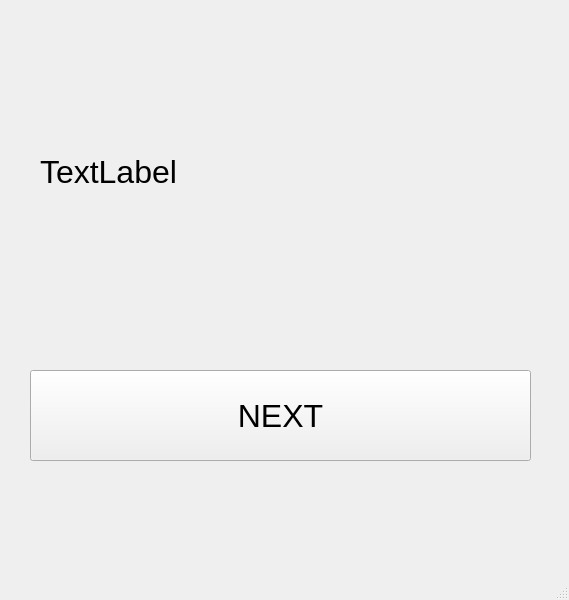
<?xml version="1.0" encoding="UTF-8"?>
<ui version="4.0">
 <class>H</class>
 <widget class="QMainWindow" name="H">
  <property name="geometry">
   <rect>
    <x>0</x>
    <y>0</y>
    <width>569</width>
    <height>600</height>
   </rect>
  </property>
  <property name="windowTitle">
   <string>HSK VOCABULARY</string>
  </property>
  <widget class="QWidget" name="centralwidget">
   <widget class="QPushButton" name="pushButton">
    <property name="geometry">
     <rect>
      <x>30</x>
      <y>370</y>
      <width>501</width>
      <height>91</height>
     </rect>
    </property>
    <property name="font">
     <font>
      <pointsize>24</pointsize>
     </font>
    </property>
    <property name="text">
     <string>NEXT</string>
    </property>
   </widget>
   <widget class="QLabel" name="label">
    <property name="geometry">
     <rect>
      <x>40</x>
      <y>36</y>
      <width>481</width>
      <height>271</height>
     </rect>
    </property>
    <property name="font">
     <font>
      <pointsize>24</pointsize>
     </font>
    </property>
    <property name="text">
     <string>TextLabel</string>
    </property>
   </widget>
  </widget>
  <widget class="QMenuBar" name="menubar">
   <property name="geometry">
    <rect>
     <x>0</x>
     <y>0</y>
     <width>569</width>
     <height>22</height>
    </rect>
   </property>
  </widget>
  <widget class="QStatusBar" name="statusbar"/>
 </widget>
 <resources/>
 <connections>
  <connection>
   <sender>pushButton</sender>
   <signal>clicked()</signal>
   <receiver>label</receiver>
   <slot>clear()</slot>
   <hints>
    <hint type="sourcelabel">
     <x>330</x>
     <y>428</y>
    </hint>
    <hint type="destinationlabel">
     <x>319</x>
     <y>208</y>
    </hint>
   </hints>
  </connection>
 </connections>
</ui>
